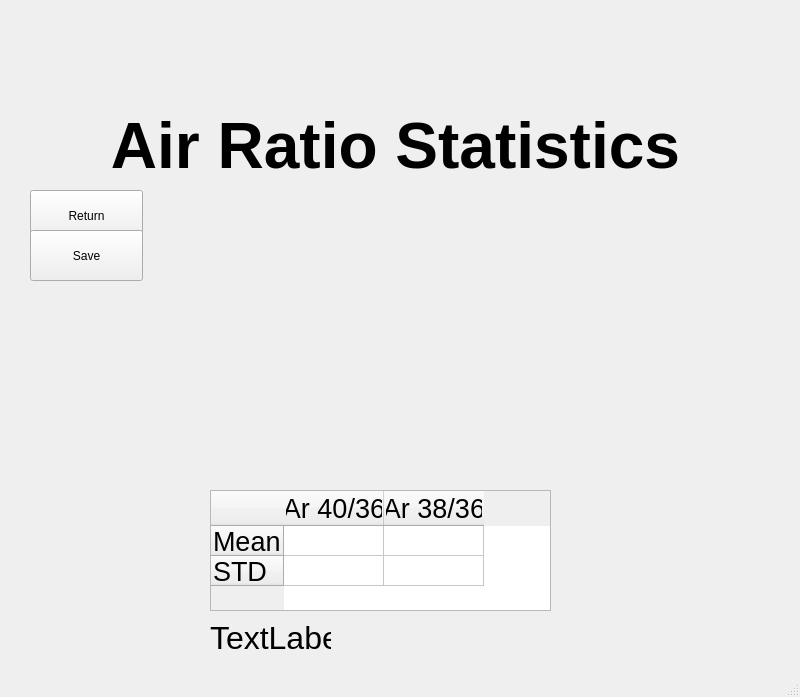
<?xml version="1.0" encoding="UTF-8"?>
<ui version="4.0">
 <class>MainWindow</class>
 <widget class="QMainWindow" name="MainWindow">
  <property name="geometry">
   <rect>
    <x>0</x>
    <y>0</y>
    <width>800</width>
    <height>697</height>
   </rect>
  </property>
  <property name="windowTitle">
   <string>MainWindow</string>
  </property>
  <widget class="QWidget" name="centralwidget">
   <widget class="QPushButton" name="return_2">
    <property name="geometry">
     <rect>
      <x>30</x>
      <y>190</y>
      <width>113</width>
      <height>51</height>
     </rect>
    </property>
    <property name="text">
     <string>Return</string>
    </property>
   </widget>
   <widget class="QLabel" name="label">
    <property name="geometry">
     <rect>
      <x>0</x>
      <y>110</y>
      <width>791</width>
      <height>71</height>
     </rect>
    </property>
    <property name="text">
     <string>&lt;html&gt;&lt;head/&gt;&lt;body&gt;&lt;p align=&quot;center&quot;&gt;&lt;span style=&quot; font-size:48pt; font-weight:600;&quot;&gt;Air Ratio Statistics&lt;/span&gt;&lt;/p&gt;&lt;/body&gt;&lt;/html&gt;</string>
    </property>
   </widget>
   <widget class="QPushButton" name="save">
    <property name="geometry">
     <rect>
      <x>30</x>
      <y>230</y>
      <width>113</width>
      <height>51</height>
     </rect>
    </property>
    <property name="text">
     <string>Save</string>
    </property>
   </widget>
   <widget class="QTableWidget" name="RatioTable">
    <property name="geometry">
     <rect>
      <x>210</x>
      <y>490</y>
      <width>341</width>
      <height>121</height>
     </rect>
    </property>
    <row>
     <property name="text">
      <string>Mean</string>
     </property>
     <property name="font">
      <font>
       <pointsize>20</pointsize>
      </font>
     </property>
    </row>
    <row>
     <property name="text">
      <string>STD</string>
     </property>
     <property name="font">
      <font>
       <pointsize>20</pointsize>
      </font>
     </property>
    </row>
    <column>
     <property name="text">
      <string>Ar 40/36</string>
     </property>
     <property name="font">
      <font>
       <pointsize>20</pointsize>
      </font>
     </property>
    </column>
    <column>
     <property name="text">
      <string>Ar 38/36</string>
     </property>
     <property name="font">
      <font>
       <pointsize>20</pointsize>
      </font>
     </property>
    </column>
    <item row="0" column="0">
     <property name="text">
      <string/>
     </property>
     <property name="font">
      <font>
       <pointsize>20</pointsize>
      </font>
     </property>
    </item>
    <item row="0" column="1">
     <property name="font">
      <font>
       <pointsize>20</pointsize>
      </font>
     </property>
    </item>
    <item row="1" column="0">
     <property name="text">
      <string/>
     </property>
     <property name="font">
      <font>
       <pointsize>20</pointsize>
      </font>
     </property>
    </item>
    <item row="1" column="1">
     <property name="font">
      <font>
       <pointsize>20</pointsize>
      </font>
     </property>
    </item>
   </widget>
   <widget class="QLabel" name="numSelectedFiles">
    <property name="geometry">
     <rect>
      <x>210</x>
      <y>620</y>
      <width>121</width>
      <height>31</height>
     </rect>
    </property>
    <property name="text">
     <string>&lt;html&gt;&lt;head/&gt;&lt;body&gt;&lt;p&gt;&lt;span style=&quot; font-size:24pt;&quot;&gt;TextLabel&lt;/span&gt;&lt;/p&gt;&lt;/body&gt;&lt;/html&gt;</string>
    </property>
   </widget>
  </widget>
  <widget class="QMenuBar" name="menubar">
   <property name="geometry">
    <rect>
     <x>0</x>
     <y>0</y>
     <width>800</width>
     <height>24</height>
    </rect>
   </property>
  </widget>
  <widget class="QStatusBar" name="statusbar"/>
 </widget>
 <resources/>
 <connections/>
</ui>
